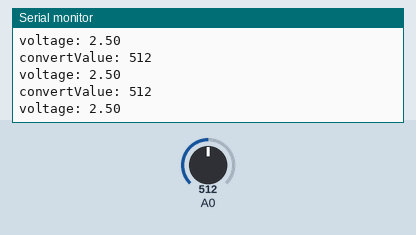
Recording of a sketch running on a simulated Arduino Uno, built with avr-gcc and run on an emulated ATmega328P. Parts: the last lines printed to the serial monitor. The inputs (shaded band) are chosen by the test bench; at power-on: A0 = 512.

Above: at 1.3 s.
1.4 s: A0 set to 716
At 1.82 s:
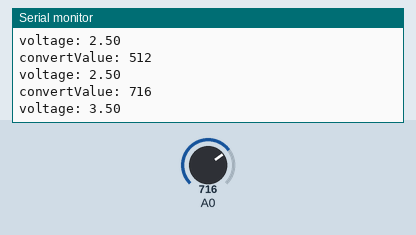
2.9 s: A0 set to 900
At 3.32 s:
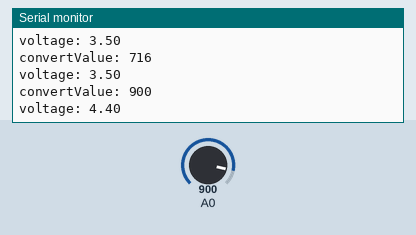
Timing chart, 0 to 5.9 s (numbered marks = the images above; inputs shaded):
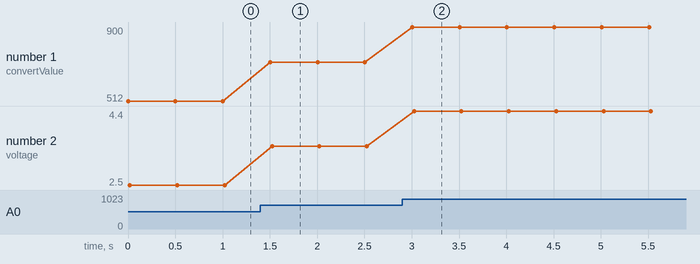

The sketch:

ADC.ino
```cpp
int adcValue;
float voltage;

void setup() {
  Serial.begin(9600);
}

void loop() {
  adcValue = analogRead(A0); // Converte analog do pin A0 para digital
  voltage = adcValue * (5.0 / 1023.0); // Calcula a voltagem com relação ao digital

  // envia o resultado para o computador através do Serial
  Serial.print("convertValue: ");
  Serial.println(adcValue);
  Serial.print("voltage: ");
  Serial.println(voltage);
  delay(500);
}
```

Measured:
- after the input at 1.4 s, the serial monitor: prints a new line after 0.10 s (image 1)
- after the input at 2.9 s, the serial monitor: prints a new line after 0.11 s (image 2)
- plotted number 1: 512 → 716 after the input at 1.4 s, 716 → 900 after the input at 2.9 s
- plotted number 2: 2.5 → 3.5 after the input at 1.4 s, 3.5 → 4.4 after the input at 2.9 s
